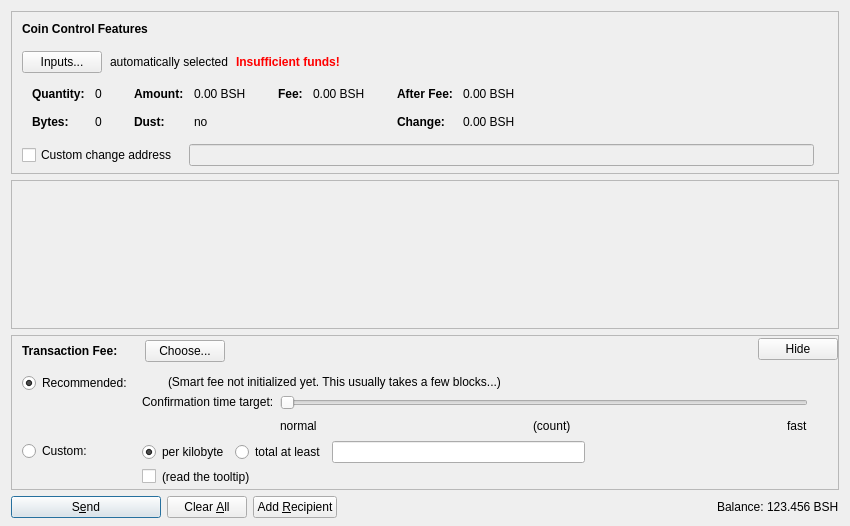
<?xml version="1.0" encoding="UTF-8"?>
<ui version="4.0">
 <class>SendCoinsDialog</class>
 <widget class="QDialog" name="SendCoinsDialog">
  <property name="geometry">
   <rect>
    <x>0</x>
    <y>0</y>
    <width>850</width>
    <height>526</height>
   </rect>
  </property>
  <property name="windowTitle">
   <string>Send Coins</string>
  </property>
  <layout class="QVBoxLayout" name="verticalLayout" stretch="0,1,0,0">
   <property name="bottomMargin">
    <number>8</number>
   </property>
   <item>
    <widget class="QFrame" name="frameCoinControl">
     <property name="sizePolicy">
      <sizepolicy hsizetype="Expanding" vsizetype="Expanding">
       <horstretch>0</horstretch>
       <verstretch>0</verstretch>
      </sizepolicy>
     </property>
     <property name="maximumSize">
      <size>
       <width>16777215</width>
       <height>16777215</height>
      </size>
     </property>
     <property name="frameShape">
      <enum>QFrame::StyledPanel</enum>
     </property>
     <property name="frameShadow">
      <enum>QFrame::Sunken</enum>
     </property>
     <layout class="QVBoxLayout" name="verticalLayoutCoinControl2">
      <property name="spacing">
       <number>0</number>
      </property>
      <property name="leftMargin">
       <number>0</number>
      </property>
      <property name="topMargin">
       <number>0</number>
      </property>
      <property name="rightMargin">
       <number>0</number>
      </property>
      <property name="bottomMargin">
       <number>6</number>
      </property>
      <item>
       <layout class="QVBoxLayout" name="verticalLayoutCoinControl" stretch="0,0,0,0,1">
        <property name="spacing">
         <number>0</number>
        </property>
        <property name="leftMargin">
         <number>10</number>
        </property>
        <property name="topMargin">
         <number>10</number>
        </property>
        <item>
         <layout class="QHBoxLayout" name="horizontalLayoutCoinControl1">
          <property name="bottomMargin">
           <number>15</number>
          </property>
          <item>
           <widget class="QLabel" name="labelCoinControlFeatures">
            <property name="sizePolicy">
             <sizepolicy hsizetype="Preferred" vsizetype="Maximum">
              <horstretch>0</horstretch>
              <verstretch>0</verstretch>
             </sizepolicy>
            </property>
            <property name="font">
             <font>
              <weight>75</weight>
              <bold>true</bold>
             </font>
            </property>
            <property name="styleSheet">
             <string notr="true">font-weight:bold;</string>
            </property>
            <property name="text">
             <string>Coin Control Features</string>
            </property>
           </widget>
          </item>
         </layout>
        </item>
        <item>
         <layout class="QHBoxLayout" name="horizontalLayoutCoinControl2" stretch="0,0,0,0">
          <property name="spacing">
           <number>8</number>
          </property>
          <property name="bottomMargin">
           <number>10</number>
          </property>
          <item>
           <widget class="QPushButton" name="pushButtonCoinControl">
            <property name="styleSheet">
             <string notr="true"/>
            </property>
            <property name="text">
             <string>Inputs...</string>
            </property>
            <property name="autoDefault">
             <bool>false</bool>
            </property>
           </widget>
          </item>
          <item>
           <widget class="QLabel" name="labelCoinControlAutomaticallySelected">
            <property name="text">
             <string>automatically selected</string>
            </property>
            <property name="margin">
             <number>5</number>
            </property>
           </widget>
          </item>
          <item>
           <widget class="QLabel" name="labelCoinControlInsuffFunds">
            <property name="font">
             <font>
              <weight>75</weight>
              <bold>true</bold>
             </font>
            </property>
            <property name="styleSheet">
             <string notr="true">color:red;font-weight:bold;</string>
            </property>
            <property name="text">
             <string>Insufficient funds!</string>
            </property>
            <property name="margin">
             <number>5</number>
            </property>
           </widget>
          </item>
          <item>
           <spacer name="horizontalSpacerCoinControl">
            <property name="orientation">
             <enum>Qt::Horizontal</enum>
            </property>
            <property name="sizeHint" stdset="0">
             <size>
              <width>40</width>
              <height>1</height>
             </size>
            </property>
           </spacer>
          </item>
         </layout>
        </item>
        <item>
         <widget class="QWidget" name="widgetCoinControl" native="true">
          <property name="sizePolicy">
           <sizepolicy hsizetype="Preferred" vsizetype="Preferred">
            <horstretch>0</horstretch>
            <verstretch>0</verstretch>
           </sizepolicy>
          </property>
          <property name="minimumSize">
           <size>
            <width>0</width>
            <height>0</height>
           </size>
          </property>
          <property name="styleSheet">
           <string notr="true"/>
          </property>
          <layout class="QHBoxLayout" name="horizontalLayoutCoinControl5">
           <property name="leftMargin">
            <number>0</number>
           </property>
           <property name="topMargin">
            <number>0</number>
           </property>
           <property name="rightMargin">
            <number>0</number>
           </property>
           <property name="bottomMargin">
            <number>0</number>
           </property>
           <item>
            <layout class="QHBoxLayout" name="horizontalLayoutCoinControl3" stretch="0,0,0,1">
             <property name="spacing">
              <number>20</number>
             </property>
             <property name="topMargin">
              <number>0</number>
             </property>
             <property name="bottomMargin">
              <number>10</number>
             </property>
             <item>
              <layout class="QFormLayout" name="formLayoutCoinControl1">
               <property name="horizontalSpacing">
                <number>10</number>
               </property>
               <property name="verticalSpacing">
                <number>14</number>
               </property>
               <property name="leftMargin">
                <number>10</number>
               </property>
               <property name="topMargin">
                <number>4</number>
               </property>
               <property name="rightMargin">
                <number>6</number>
               </property>
               <item row="0" column="0">
                <widget class="QLabel" name="labelCoinControlQuantityText">
                 <property name="font">
                  <font>
                   <weight>75</weight>
                   <bold>true</bold>
                  </font>
                 </property>
                 <property name="text">
                  <string>Quantity:</string>
                 </property>
                 <property name="margin">
                  <number>0</number>
                 </property>
                </widget>
               </item>
               <item row="0" column="1">
                <widget class="QLabel" name="labelCoinControlQuantity">
                 <property name="cursor">
                  <cursorShape>IBeamCursor</cursorShape>
                 </property>
                 <property name="contextMenuPolicy">
                  <enum>Qt::ActionsContextMenu</enum>
                 </property>
                 <property name="text">
                  <string notr="true">0</string>
                 </property>
                 <property name="margin">
                  <number>0</number>
                 </property>
                 <property name="textInteractionFlags">
                  <set>Qt::LinksAccessibleByMouse|Qt::TextSelectableByKeyboard|Qt::TextSelectableByMouse</set>
                 </property>
                </widget>
               </item>
               <item row="1" column="0">
                <widget class="QLabel" name="labelCoinControlBytesText">
                 <property name="font">
                  <font>
                   <weight>75</weight>
                   <bold>true</bold>
                  </font>
                 </property>
                 <property name="text">
                  <string>Bytes:</string>
                 </property>
                </widget>
               </item>
               <item row="1" column="1">
                <widget class="QLabel" name="labelCoinControlBytes">
                 <property name="cursor">
                  <cursorShape>IBeamCursor</cursorShape>
                 </property>
                 <property name="contextMenuPolicy">
                  <enum>Qt::ActionsContextMenu</enum>
                 </property>
                 <property name="text">
                  <string notr="true">0</string>
                 </property>
                 <property name="textInteractionFlags">
                  <set>Qt::LinksAccessibleByMouse|Qt::TextSelectableByKeyboard|Qt::TextSelectableByMouse</set>
                 </property>
                </widget>
               </item>
              </layout>
             </item>
             <item>
              <layout class="QFormLayout" name="formLayoutCoinControl2">
               <property name="horizontalSpacing">
                <number>10</number>
               </property>
               <property name="verticalSpacing">
                <number>14</number>
               </property>
               <property name="leftMargin">
                <number>6</number>
               </property>
               <property name="topMargin">
                <number>4</number>
               </property>
               <property name="rightMargin">
                <number>6</number>
               </property>
               <item row="0" column="0">
                <widget class="QLabel" name="labelCoinControlAmountText">
                 <property name="font">
                  <font>
                   <weight>75</weight>
                   <bold>true</bold>
                  </font>
                 </property>
                 <property name="text">
                  <string>Amount:</string>
                 </property>
                 <property name="margin">
                  <number>0</number>
                 </property>
                </widget>
               </item>
               <item row="0" column="1">
                <widget class="QLabel" name="labelCoinControlAmount">
                 <property name="cursor">
                  <cursorShape>IBeamCursor</cursorShape>
                 </property>
                 <property name="contextMenuPolicy">
                  <enum>Qt::ActionsContextMenu</enum>
                 </property>
                 <property name="text">
                  <string notr="true">0.00 BSH</string>
                 </property>
                 <property name="textInteractionFlags">
                  <set>Qt::LinksAccessibleByMouse|Qt::TextSelectableByKeyboard|Qt::TextSelectableByMouse</set>
                 </property>
                </widget>
               </item>
               <item row="1" column="0">
                <widget class="QLabel" name="labelCoinControlLowOutputText">
                 <property name="font">
                  <font>
                   <weight>75</weight>
                   <bold>true</bold>
                  </font>
                 </property>
                 <property name="text">
                  <string>Dust:</string>
                 </property>
                </widget>
               </item>
               <item row="1" column="1">
                <widget class="QLabel" name="labelCoinControlLowOutput">
                 <property name="cursor">
                  <cursorShape>IBeamCursor</cursorShape>
                 </property>
                 <property name="contextMenuPolicy">
                  <enum>Qt::ActionsContextMenu</enum>
                 </property>
                 <property name="text">
                  <string notr="true">no</string>
                 </property>
                 <property name="textInteractionFlags">
                  <set>Qt::LinksAccessibleByMouse|Qt::TextSelectableByKeyboard|Qt::TextSelectableByMouse</set>
                 </property>
                </widget>
               </item>
              </layout>
             </item>
             <item>
              <layout class="QFormLayout" name="formLayoutCoinControl3">
               <property name="horizontalSpacing">
                <number>10</number>
               </property>
               <property name="verticalSpacing">
                <number>14</number>
               </property>
               <property name="leftMargin">
                <number>6</number>
               </property>
               <property name="topMargin">
                <number>4</number>
               </property>
               <property name="rightMargin">
                <number>6</number>
               </property>
               <item row="0" column="0">
                <widget class="QLabel" name="labelCoinControlFeeText">
                 <property name="font">
                  <font>
                   <weight>75</weight>
                   <bold>true</bold>
                  </font>
                 </property>
                 <property name="text">
                  <string>Fee:</string>
                 </property>
                 <property name="margin">
                  <number>0</number>
                 </property>
                </widget>
               </item>
               <item row="0" column="1">
                <widget class="QLabel" name="labelCoinControlFee">
                 <property name="cursor">
                  <cursorShape>IBeamCursor</cursorShape>
                 </property>
                 <property name="contextMenuPolicy">
                  <enum>Qt::ActionsContextMenu</enum>
                 </property>
                 <property name="text">
                  <string notr="true">0.00 BSH</string>
                 </property>
                 <property name="textInteractionFlags">
                  <set>Qt::LinksAccessibleByMouse|Qt::TextSelectableByKeyboard|Qt::TextSelectableByMouse</set>
                 </property>
                </widget>
               </item>
              </layout>
             </item>
             <item>
              <layout class="QFormLayout" name="formLayoutCoinControl4">
               <property name="horizontalSpacing">
                <number>10</number>
               </property>
               <property name="verticalSpacing">
                <number>14</number>
               </property>
               <property name="leftMargin">
                <number>6</number>
               </property>
               <property name="topMargin">
                <number>4</number>
               </property>
               <property name="rightMargin">
                <number>6</number>
               </property>
               <item row="0" column="0">
                <widget class="QLabel" name="labelCoinControlAfterFeeText">
                 <property name="font">
                  <font>
                   <weight>75</weight>
                   <bold>true</bold>
                  </font>
                 </property>
                 <property name="text">
                  <string>After Fee:</string>
                 </property>
                 <property name="margin">
                  <number>0</number>
                 </property>
                </widget>
               </item>
               <item row="0" column="1">
                <widget class="QLabel" name="labelCoinControlAfterFee">
                 <property name="cursor">
                  <cursorShape>IBeamCursor</cursorShape>
                 </property>
                 <property name="contextMenuPolicy">
                  <enum>Qt::ActionsContextMenu</enum>
                 </property>
                 <property name="text">
                  <string notr="true">0.00 BSH</string>
                 </property>
                 <property name="textInteractionFlags">
                  <set>Qt::LinksAccessibleByMouse|Qt::TextSelectableByKeyboard|Qt::TextSelectableByMouse</set>
                 </property>
                </widget>
               </item>
               <item row="1" column="0">
                <widget class="QLabel" name="labelCoinControlChangeText">
                 <property name="font">
                  <font>
                   <weight>75</weight>
                   <bold>true</bold>
                  </font>
                 </property>
                 <property name="text">
                  <string>Change:</string>
                 </property>
                </widget>
               </item>
               <item row="1" column="1">
                <widget class="QLabel" name="labelCoinControlChange">
                 <property name="cursor">
                  <cursorShape>IBeamCursor</cursorShape>
                 </property>
                 <property name="contextMenuPolicy">
                  <enum>Qt::ActionsContextMenu</enum>
                 </property>
                 <property name="text">
                  <string notr="true">0.00 BSH</string>
                 </property>
                 <property name="textInteractionFlags">
                  <set>Qt::LinksAccessibleByMouse|Qt::TextSelectableByKeyboard|Qt::TextSelectableByMouse</set>
                 </property>
                </widget>
               </item>
              </layout>
             </item>
            </layout>
           </item>
          </layout>
         </widget>
        </item>
        <item>
         <layout class="QHBoxLayout" name="horizontalLayoutCoinControl4" stretch="0,0,0">
          <property name="spacing">
           <number>12</number>
          </property>
          <property name="sizeConstraint">
           <enum>QLayout::SetDefaultConstraint</enum>
          </property>
          <property name="topMargin">
           <number>5</number>
          </property>
          <property name="rightMargin">
           <number>5</number>
          </property>
          <item>
           <widget class="QCheckBox" name="checkBoxCoinControlChange">
            <property name="toolTip">
             <string>If this is activated, but the change address is empty or invalid, change will be sent to a newly generated address.</string>
            </property>
            <property name="text">
             <string>Custom change address</string>
            </property>
           </widget>
          </item>
          <item>
           <widget class="QValidatedLineEdit" name="lineEditCoinControlChange">
            <property name="enabled">
             <bool>false</bool>
            </property>
            <property name="sizePolicy">
             <sizepolicy hsizetype="Expanding" vsizetype="Fixed">
              <horstretch>0</horstretch>
              <verstretch>0</verstretch>
             </sizepolicy>
            </property>
           </widget>
          </item>
          <item>
           <widget class="QLabel" name="labelCoinControlChangeLabel">
            <property name="sizePolicy">
             <sizepolicy hsizetype="Preferred" vsizetype="Expanding">
              <horstretch>0</horstretch>
              <verstretch>0</verstretch>
             </sizepolicy>
            </property>
            <property name="minimumSize">
             <size>
              <width>0</width>
              <height>0</height>
             </size>
            </property>
            <property name="text">
             <string/>
            </property>
            <property name="margin">
             <number>3</number>
            </property>
           </widget>
          </item>
         </layout>
        </item>
        <item>
         <spacer name="verticalSpacerCoinControl">
          <property name="orientation">
           <enum>Qt::Vertical</enum>
          </property>
          <property name="sizeHint" stdset="0">
           <size>
            <width>800</width>
            <height>1</height>
           </size>
          </property>
         </spacer>
        </item>
       </layout>
      </item>
     </layout>
    </widget>
   </item>
   <item>
    <widget class="QScrollArea" name="scrollArea">
     <property name="widgetResizable">
      <bool>true</bool>
     </property>
     <widget class="QWidget" name="scrollAreaWidgetContents">
      <property name="geometry">
       <rect>
        <x>0</x>
        <y>0</y>
        <width>830</width>
        <height>104</height>
       </rect>
      </property>
      <layout class="QVBoxLayout" name="verticalLayout_2" stretch="0,1">
       <property name="leftMargin">
        <number>0</number>
       </property>
       <property name="topMargin">
        <number>0</number>
       </property>
       <property name="rightMargin">
        <number>0</number>
       </property>
       <property name="bottomMargin">
        <number>0</number>
       </property>
       <item>
        <layout class="QVBoxLayout" name="entries">
         <property name="spacing">
          <number>6</number>
         </property>
        </layout>
       </item>
       <item>
        <spacer name="verticalSpacer">
         <property name="orientation">
          <enum>Qt::Vertical</enum>
         </property>
         <property name="sizeHint" stdset="0">
          <size>
           <width>20</width>
           <height>40</height>
          </size>
         </property>
        </spacer>
       </item>
      </layout>
     </widget>
    </widget>
   </item>
   <item>
    <widget class="QFrame" name="frameFee">
     <property name="sizePolicy">
      <sizepolicy hsizetype="Expanding" vsizetype="Expanding">
       <horstretch>0</horstretch>
       <verstretch>0</verstretch>
      </sizepolicy>
     </property>
     <property name="maximumSize">
      <size>
       <width>16777215</width>
       <height>16777215</height>
      </size>
     </property>
     <property name="frameShape">
      <enum>QFrame::StyledPanel</enum>
     </property>
     <property name="frameShadow">
      <enum>QFrame::Sunken</enum>
     </property>
     <layout class="QVBoxLayout" name="verticalLayoutFee1">
      <property name="spacing">
       <number>0</number>
      </property>
      <property name="leftMargin">
       <number>0</number>
      </property>
      <property name="topMargin">
       <number>0</number>
      </property>
      <property name="rightMargin">
       <number>0</number>
      </property>
      <property name="bottomMargin">
       <number>0</number>
      </property>
      <item>
       <layout class="QVBoxLayout" name="verticalLayoutFee2" stretch="0,0,0">
        <property name="spacing">
         <number>0</number>
        </property>
        <property name="leftMargin">
         <number>10</number>
        </property>
        <property name="topMargin">
         <number>0</number>
        </property>
        <item>
         <layout class="QHBoxLayout" name="horizontalLayoutFee1">
          <property name="bottomMargin">
           <number>0</number>
          </property>
          <item>
           <layout class="QVBoxLayout" name="verticalLayoutFee7">
            <property name="spacing">
             <number>0</number>
            </property>
            <item>
             <spacer name="verticalSpacerSmartFee">
              <property name="orientation">
               <enum>Qt::Vertical</enum>
              </property>
              <property name="sizeType">
               <enum>QSizePolicy::Fixed</enum>
              </property>
              <property name="sizeHint" stdset="0">
               <size>
                <width>1</width>
                <height>4</height>
               </size>
              </property>
             </spacer>
            </item>
            <item>
             <layout class="QHBoxLayout" name="horizontalLayoutSmartFee">
              <property name="spacing">
               <number>10</number>
              </property>
              <item>
               <widget class="QLabel" name="labelFeeHeadline">
                <property name="sizePolicy">
                 <sizepolicy hsizetype="Preferred" vsizetype="Maximum">
                  <horstretch>0</horstretch>
                  <verstretch>0</verstretch>
                 </sizepolicy>
                </property>
                <property name="font">
                 <font>
                  <weight>75</weight>
                  <bold>true</bold>
                 </font>
                </property>
                <property name="styleSheet">
                 <string notr="true">font-weight:bold;</string>
                </property>
                <property name="text">
                 <string>Transaction Fee:</string>
                </property>
               </widget>
              </item>
              <item>
               <widget class="QLabel" name="labelFeeMinimized">
                <property name="text">
                 <string/>
                </property>
               </widget>
              </item>
              <item>
               <widget class="QPushButton" name="buttonChooseFee">
                <property name="text">
                 <string>Choose...</string>
                </property>
               </widget>
              </item>
             </layout>
            </item>
            <item>
             <spacer name="verticalSpacer_5">
              <property name="orientation">
               <enum>Qt::Vertical</enum>
              </property>
              <property name="sizeHint" stdset="0">
               <size>
                <width>1</width>
                <height>1</height>
               </size>
              </property>
             </spacer>
            </item>
           </layout>
          </item>
          <item>
           <spacer name="horizontalSpacer_4">
            <property name="orientation">
             <enum>Qt::Horizontal</enum>
            </property>
            <property name="sizeHint" stdset="0">
             <size>
              <width>40</width>
              <height>20</height>
             </size>
            </property>
           </spacer>
          </item>
          <item>
           <widget class="QPushButton" name="buttonMinimizeFee">
            <property name="toolTip">
             <string>collapse fee-settings</string>
            </property>
            <property name="text">
             <string>Hide</string>
            </property>
           </widget>
          </item>
         </layout>
        </item>
        <item>
         <widget class="QFrame" name="frameFeeSelection">
          <layout class="QVBoxLayout" name="verticalLayoutFee12">
           <property name="spacing">
            <number>0</number>
           </property>
           <property name="leftMargin">
            <number>0</number>
           </property>
           <property name="topMargin">
            <number>0</number>
           </property>
           <property name="rightMargin">
            <number>0</number>
           </property>
           <property name="bottomMargin">
            <number>0</number>
           </property>
           <item>
            <layout class="QGridLayout" name="gridLayoutFee">
             <property name="topMargin">
              <number>10</number>
             </property>
             <property name="bottomMargin">
              <number>4</number>
             </property>
             <property name="horizontalSpacing">
              <number>10</number>
             </property>
             <property name="verticalSpacing">
              <number>4</number>
             </property>
             <item row="1" column="1">
              <layout class="QVBoxLayout" name="verticalLayoutFee8">
               <property name="spacing">
                <number>6</number>
               </property>
               <item>
                <layout class="QHBoxLayout" name="horizontalLayoutFee13">
                 <item>
                  <widget class="QRadioButton" name="radioCustomPerKilobyte">
                   <property name="toolTip">
                    <string>If the custom fee is set to 1000 satoshis and the transaction is only 250 bytes, then &quot;per kilobyte&quot; only pays 250 satoshis in fee, while &quot;total at least&quot; pays 1000 satoshis. For transactions bigger than a kilobyte both pay by kilobyte.</string>
                   </property>
                   <property name="text">
                    <string>per kilobyte</string>
                   </property>
                   <property name="checked">
                    <bool>true</bool>
                   </property>
                   <attribute name="buttonGroup">
                    <string notr="true">groupCustomFee</string>
                   </attribute>
                  </widget>
                 </item>
                 <item>
                  <widget class="QRadioButton" name="radioCustomAtLeast">
                   <property name="toolTip">
                    <string>If the custom fee is set to 1000 satoshis and the transaction is only 250 bytes, then &quot;per kilobyte&quot; only pays 250 satoshis in fee, while &quot;total at least&quot; pays 1000 satoshis. For transactions bigger than a kilobyte both pay by kilobyte.</string>
                   </property>
                   <property name="text">
                    <string>total at least</string>
                   </property>
                   <attribute name="buttonGroup">
                    <string notr="true">groupCustomFee</string>
                   </attribute>
                  </widget>
                 </item>
                 <item>
                  <widget class="BitcoinAmountField" name="customFee"/>
                 </item>
                 <item>
                  <spacer name="horizontalSpacer_6">
                   <property name="orientation">
                    <enum>Qt::Horizontal</enum>
                   </property>
                   <property name="sizeHint" stdset="0">
                    <size>
                     <width>1</width>
                     <height>1</height>
                    </size>
                   </property>
                  </spacer>
                 </item>
                </layout>
               </item>
               <item>
                <layout class="QHBoxLayout" name="horizontalLayoutFee8">
                 <item>
                  <widget class="QCheckBox" name="checkBoxMinimumFee">
                   <property name="toolTip">
                    <string>Paying only the minimum fee is just fine as long as there is less transaction volume than space in the blocks. But be aware that this can end up in a never confirming transaction once there is more demand for bitcoin transactions than the network can process.</string>
                   </property>
                   <property name="text">
                    <string/>
                   </property>
                  </widget>
                 </item>
                 <item>
                  <widget class="QLabel" name="labelMinFeeWarning">
                   <property name="enabled">
                    <bool>true</bool>
                   </property>
                   <property name="toolTip">
                    <string>Paying only the minimum fee is just fine as long as there is less transaction volume than space in the blocks. But be aware that this can end up in a never confirming transaction once there is more demand for bitcoin transactions than the network can process.</string>
                   </property>
                   <property name="text">
                    <string>(read the tooltip)</string>
                   </property>
                   <property name="margin">
                    <number>5</number>
                   </property>
                  </widget>
                 </item>
                 <item>
                  <spacer name="horizontalSpacer_2">
                   <property name="orientation">
                    <enum>Qt::Horizontal</enum>
                   </property>
                   <property name="sizeHint" stdset="0">
                    <size>
                     <width>1</width>
                     <height>1</height>
                    </size>
                   </property>
                  </spacer>
                 </item>
                </layout>
               </item>
              </layout>
             </item>
             <item row="0" column="0">
              <layout class="QVBoxLayout" name="verticalLayoutFee4" stretch="0,1">
               <item>
                <widget class="QRadioButton" name="radioSmartFee">
                 <property name="text">
                  <string>Recommended:</string>
                 </property>
                 <property name="checked">
                  <bool>true</bool>
                 </property>
                 <attribute name="buttonGroup">
                  <string notr="true">groupFee</string>
                 </attribute>
                </widget>
               </item>
               <item>
                <spacer name="verticalSpacer_2">
                 <property name="orientation">
                  <enum>Qt::Vertical</enum>
                 </property>
                 <property name="sizeHint" stdset="0">
                  <size>
                   <width>1</width>
                   <height>1</height>
                  </size>
                 </property>
                </spacer>
               </item>
              </layout>
             </item>
             <item row="1" column="0">
              <layout class="QVBoxLayout" name="verticalLayoutFee9" stretch="0,1">
               <item>
                <widget class="QRadioButton" name="radioCustomFee">
                 <property name="text">
                  <string>Custom:</string>
                 </property>
                 <attribute name="buttonGroup">
                  <string notr="true">groupFee</string>
                 </attribute>
                </widget>
               </item>
               <item>
                <spacer name="verticalSpacer_6">
                 <property name="orientation">
                  <enum>Qt::Vertical</enum>
                 </property>
                 <property name="sizeHint" stdset="0">
                  <size>
                   <width>1</width>
                   <height>1</height>
                  </size>
                 </property>
                </spacer>
               </item>
              </layout>
             </item>
             <item row="0" column="1">
              <layout class="QVBoxLayout" name="verticalLayoutFee3" stretch="0,0,1">
               <property name="spacing">
                <number>6</number>
               </property>
               <property name="topMargin">
                <number>2</number>
               </property>
               <item>
                <layout class="QHBoxLayout" name="horizontalLayoutFee12">
                 <item>
                  <widget class="QLabel" name="labelSmartFee">
                   <property name="text">
                    <string/>
                   </property>
                   <property name="margin">
                    <number>2</number>
                   </property>
                  </widget>
                 </item>
                 <item>
                  <widget class="QLabel" name="labelFeeEstimation">
                   <property name="text">
                    <string/>
                   </property>
                  </widget>
                 </item>
                 <item>
                  <widget class="QLabel" name="labelSmartFee2">
                   <property name="text">
                    <string>(Smart fee not initialized yet. This usually takes a few blocks...)</string>
                   </property>
                   <property name="margin">
                    <number>2</number>
                   </property>
                  </widget>
                 </item>
                 <item>
                  <spacer name="horizontalSpacer_5">
                   <property name="orientation">
                    <enum>Qt::Horizontal</enum>
                   </property>
                   <property name="sizeHint" stdset="0">
                    <size>
                     <width>1</width>
                     <height>1</height>
                    </size>
                   </property>
                  </spacer>
                 </item>
                </layout>
               </item>
               <item>
                <layout class="QHBoxLayout" name="horizontalLayoutFee9">
                 <item>
                  <layout class="QVBoxLayout" name="verticalLayoutFee6">
                   <item>
                    <widget class="QLabel" name="labelSmartFee3">
                     <property name="text">
                      <string>Confirmation time target:</string>
                     </property>
                     <property name="margin">
                      <number>2</number>
                     </property>
                    </widget>
                   </item>
                   <item>
                    <spacer name="verticalSpacer_3">
                     <property name="orientation">
                      <enum>Qt::Vertical</enum>
                     </property>
                     <property name="sizeHint" stdset="0">
                      <size>
                       <width>1</width>
                       <height>1</height>
                      </size>
                     </property>
                    </spacer>
                   </item>
                  </layout>
                 </item>
                 <item>
                  <layout class="QVBoxLayout" name="verticalLayoutFee5">
                   <property name="rightMargin">
                    <number>30</number>
                   </property>
                   <item>
                    <widget class="QSlider" name="sliderSmartFee">
                     <property name="minimum">
                      <number>0</number>
                     </property>
                     <property name="maximum">
                      <number>23</number>
                     </property>
                     <property name="pageStep">
                      <number>1</number>
                     </property>
                     <property name="value">
                      <number>0</number>
                     </property>
                     <property name="orientation">
                      <enum>Qt::Horizontal</enum>
                     </property>
                     <property name="invertedAppearance">
                      <bool>false</bool>
                     </property>
                     <property name="invertedControls">
                      <bool>false</bool>
                     </property>
                     <property name="tickPosition">
                      <enum>QSlider::NoTicks</enum>
                     </property>
                    </widget>
                   </item>
                   <item>
                    <layout class="QHBoxLayout" name="horizontalLayoutFee10">
                     <item>
                      <widget class="QLabel" name="labelSmartFeeNormal">
                       <property name="text">
                        <string>normal</string>
                       </property>
                      </widget>
                     </item>
                     <item>
                      <spacer name="horizontalSpacer_7">
                       <property name="orientation">
                        <enum>Qt::Horizontal</enum>
                       </property>
                       <property name="sizeHint" stdset="0">
                        <size>
                         <width>40</width>
                         <height>20</height>
                        </size>
                       </property>
                      </spacer>
                     </item>
                     <item>
                      <widget class="QLabel" name="confirmationTargetLabel">
                       <property name="text">
                        <string notr="true">(count)</string>
                       </property>
                      </widget>
                     </item>
                     <item>
                      <spacer name="horizontalSpacer_3">
                       <property name="orientation">
                        <enum>Qt::Horizontal</enum>
                       </property>
                       <property name="sizeHint" stdset="0">
                        <size>
                         <width>40</width>
                         <height>20</height>
                        </size>
                       </property>
                      </spacer>
                     </item>
                     <item>
                      <widget class="QLabel" name="labelSmartFeeFast">
                       <property name="text">
                        <string>fast</string>
                       </property>
                      </widget>
                     </item>
                    </layout>
                   </item>
                  </layout>
                 </item>
                </layout>
               </item>
               <item>
                <spacer name="verticalSpacer_4">
                 <property name="orientation">
                  <enum>Qt::Vertical</enum>
                 </property>
                 <property name="sizeHint" stdset="0">
                  <size>
                   <width>1</width>
                   <height>1</height>
                  </size>
                 </property>
                </spacer>
               </item>
              </layout>
             </item>
            </layout>
           </item>
          </layout>
         </widget>
        </item>
        <item>
         <spacer name="verticalSpacerFee">
          <property name="orientation">
           <enum>Qt::Vertical</enum>
          </property>
          <property name="sizeHint" stdset="0">
           <size>
            <width>800</width>
            <height>1</height>
           </size>
          </property>
         </spacer>
        </item>
       </layout>
      </item>
     </layout>
    </widget>
   </item>
   <item>
    <layout class="QHBoxLayout" name="horizontalLayout">
     <item>
      <widget class="QPushButton" name="sendButton">
       <property name="minimumSize">
        <size>
         <width>150</width>
         <height>0</height>
        </size>
       </property>
       <property name="toolTip">
        <string>Confirm the send action</string>
       </property>
       <property name="text">
        <string>S&amp;end</string>
       </property>
       <property name="icon">
        <iconset resource="../bitcoin.qrc">
         <normaloff>:/icons/send</normaloff>:/icons/send</iconset>
       </property>
       <property name="autoDefault">
        <bool>false</bool>
       </property>
       <property name="default">
        <bool>true</bool>
       </property>
      </widget>
     </item>
     <item>
      <widget class="QPushButton" name="clearButton">
       <property name="sizePolicy">
        <sizepolicy hsizetype="Minimum" vsizetype="Fixed">
         <horstretch>0</horstretch>
         <verstretch>0</verstretch>
        </sizepolicy>
       </property>
       <property name="toolTip">
        <string>Clear all fields of the form.</string>
       </property>
       <property name="text">
        <string>Clear &amp;All</string>
       </property>
       <property name="icon">
        <iconset resource="../bitcoin.qrc">
         <normaloff>:/icons/remove</normaloff>:/icons/remove</iconset>
       </property>
       <property name="autoDefault">
        <bool>false</bool>
       </property>
      </widget>
     </item>
     <item>
      <widget class="QPushButton" name="addButton">
       <property name="toolTip">
        <string>Send to multiple recipients at once</string>
       </property>
       <property name="text">
        <string>Add &amp;Recipient</string>
       </property>
       <property name="icon">
        <iconset resource="../bitcoin.qrc">
         <normaloff>:/icons/add</normaloff>:/icons/add</iconset>
       </property>
       <property name="autoDefault">
        <bool>false</bool>
       </property>
      </widget>
     </item>
     <item>
      <spacer name="horizontalSpacer">
       <property name="orientation">
        <enum>Qt::Horizontal</enum>
       </property>
       <property name="sizeHint" stdset="0">
        <size>
         <width>40</width>
         <height>20</height>
        </size>
       </property>
      </spacer>
     </item>
     <item>
      <layout class="QHBoxLayout" name="horizontalLayout_2">
       <property name="spacing">
        <number>3</number>
       </property>
       <item>
        <widget class="QLabel" name="label">
         <property name="sizePolicy">
          <sizepolicy hsizetype="Preferred" vsizetype="Fixed">
           <horstretch>0</horstretch>
           <verstretch>0</verstretch>
          </sizepolicy>
         </property>
         <property name="text">
          <string>Balance:</string>
         </property>
        </widget>
       </item>
       <item>
        <widget class="QLabel" name="labelBalance">
         <property name="sizePolicy">
          <sizepolicy hsizetype="Preferred" vsizetype="Fixed">
           <horstretch>0</horstretch>
           <verstretch>0</verstretch>
          </sizepolicy>
         </property>
         <property name="cursor">
          <cursorShape>IBeamCursor</cursorShape>
         </property>
         <property name="text">
          <string notr="true">123.456 BSH</string>
         </property>
         <property name="textInteractionFlags">
          <set>Qt::LinksAccessibleByMouse|Qt::TextSelectableByKeyboard|Qt::TextSelectableByMouse</set>
         </property>
        </widget>
       </item>
      </layout>
     </item>
    </layout>
   </item>
  </layout>
 </widget>
 <customwidgets>
  <customwidget>
   <class>QValidatedLineEdit</class>
   <extends>QLineEdit</extends>
   <header>qvalidatedlineedit.h</header>
  </customwidget>
  <customwidget>
   <class>BitcoinAmountField</class>
   <extends>QLineEdit</extends>
   <header>bitcoinamountfield.h</header>
   <container>1</container>
  </customwidget>
 </customwidgets>
 <resources>
  <include location="../bitcoin.qrc"/>
 </resources>
 <connections/>
 <buttongroups>
  <buttongroup name="groupFee"/>
  <buttongroup name="groupCustomFee"/>
 </buttongroups>
</ui>
